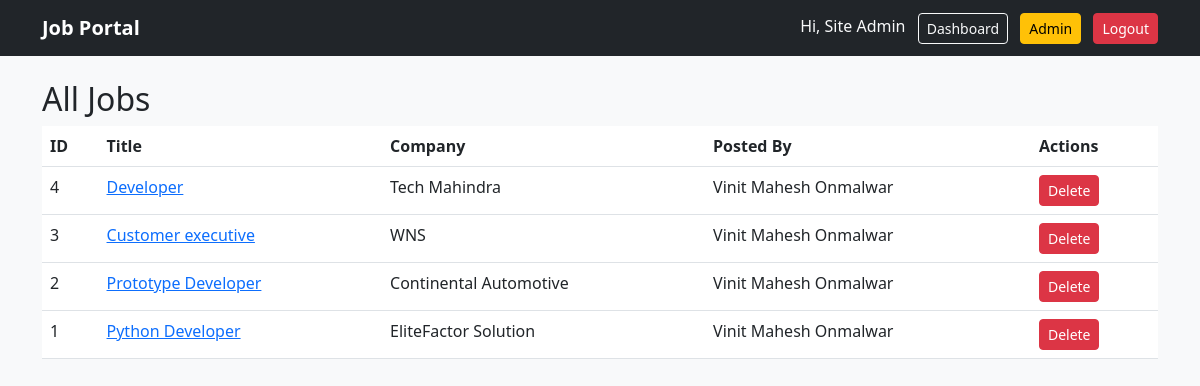
Page /admin/jobs (signed in) on the earlier database version.
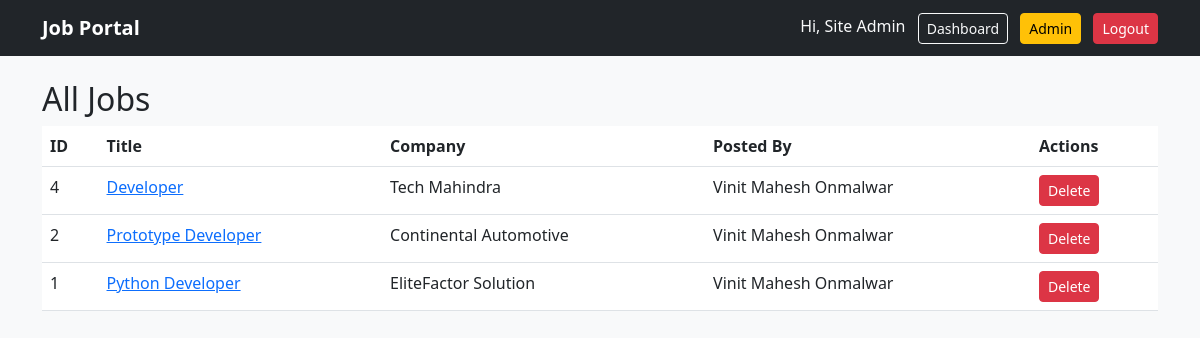
Same page on the later database version.
### app.py (models this page shows, shortened)
class User(db.Model, UserMixin):
    id = db.Column(db.Integer, primary_key=True)
    fullname = db.Column(db.String(100), nullable=False)
    email = db.Column(db.String(100), unique=True, nullable=False)
    password_hash = db.Column(db.String(256), nullable=False)
    is_admin = db.Column(db.Boolean, default=False)
    is_employer = db.Column(db.Boolean, default=False)
    created_at = db.Column(db.DateTime, default=datetime.utcnow)

class Job(db.Model):
    id = db.Column(db.Integer, primary_key=True)
    job_title = db.Column(db.String(100), nullable=False)
    company = db.Column(db.String(100), nullable=False)
    salary = db.Column(db.String(50))
    description = db.Column(db.Text, nullable=False)
    location = db.Column(db.String(50))
    job_type = db.Column(db.String(50))
    created_at = db.Column(db.DateTime, default=datetime.utcnow)
    posted_by_id = db.Column(db.Integer, db.ForeignKey("user.id", ondelete="CASCADE"))
    posted_by = db.relationship("User", backref=db.backref("posted_jobs", cascade="all, delete-orphan"))

### app.py (the view)
@app.route("/admin/jobs")
@login_required
@admin_required
def admin_jobs():
    jobs = Job.query.order_by(Job.created_at.desc()).all()
    return render_template("admin/jobs.html", jobs=jobs)

### app.py (called while the page is built)
@login_manager.user_loader
def load_user(user_id):
    return User.query.get(int(user_id))

def admin_required(f):
    @wraps(f)
    def decorated(*args, **kwargs):
        if not current_user.is_authenticated or not getattr(current_user, "is_admin", False):
            abort(403)
        return f(*args, **kwargs)
    return decorated

### templates/admin/jobs.html
{% extends "base.html" %}
{% block content %}
<h2>All Jobs</h2>
<table class="table">
    <thead>
        <tr>
            <th>ID</th>
            <th>Title</th>
            <th>Company</th>
            <th>Posted By</th>
            <th>Actions</th>
        </tr>
    </thead>
    <tbody>
        {% for j in jobs %}
            <tr>
                <td>{{j.id}}</td>
                <td><a href="{{url_for('job_detail', job_id=j.id)}}">{{j.job_title}}</a></td>
                <td>{{j.company}}</td>
                <td>{{j.posted_by.fullname if j.posted_by else 'N/A'}}</td>
                <td>
                    <form method="post" action="{{url_for('admin_delete_job', job_id = j.id)}}" onsubmit="return confirm('Delete Job?');">
                        <button class="btn btn-sm btn-danger">Delete</button>
                    </form>
                </td>
            </tr>
        {% endfor %}
    </tbody>
</table>
{% endblock %}

### templates/base.html (shortened to what this page needs)
<!DOCTYPE html>
<html lang="en">
<head>
    <link href="https://cdn.jsdelivr.net/npm/bootstrap@5.3.0/dist/css/bootstrap.min.css" rel="stylesheet">
    <link rel="stylesheet" href="{{url_for('static', filename='css/style.css')}}">
</head>
<body>
<nav class="navbar navbar-expand-lg navbar-dark bg-dark mb-4">
    <div class="container">
        <a class="navbar-brand" href="{{url_for('index')}}">Job Portal</a>
        <div class="ms-auto">
            {% if current_user.is_authenticated %}
                <span class="text-light me-2">Hi, {{current_user.fullname}}</span>
                <a class="btn btn-outline-light btn-sm" href="{{url_for('dashboard')}}">Dashboard</a>
                {% if current_user.is_admin %}
                    <a class="btn btn-warning btn-sm ms-2" href="{{url_for('admin_index')}}">Admin</a>
                {% endif %}
                <a class="btn btn-danger btn-sm ms-2" href="{{url_for('logout')}}">Logout</a>
            {% else %}
            <a class="btn btn-outline-light btn-sm" href="{{url_for('login')}}">Login</a>
            <a class="btn btn-warning btn-sm ms-2" href="{{url_for('register')}}">Register</a>
            {% endif %}
        </div>
    </div>
</nav>
<div class="container">
    {% block content %} {% endblock %}
</div>
</body>
</html>

### static/css/style.css (style rules this page uses)
body { background:#f8f9fa; }
.navbar-brand { font-weight:700; }

Differences in the rows shown:
removed Job: id "3", job_title "Customer executive", company "WNS", posted_by "Vinit Mahesh Onmalwar"
